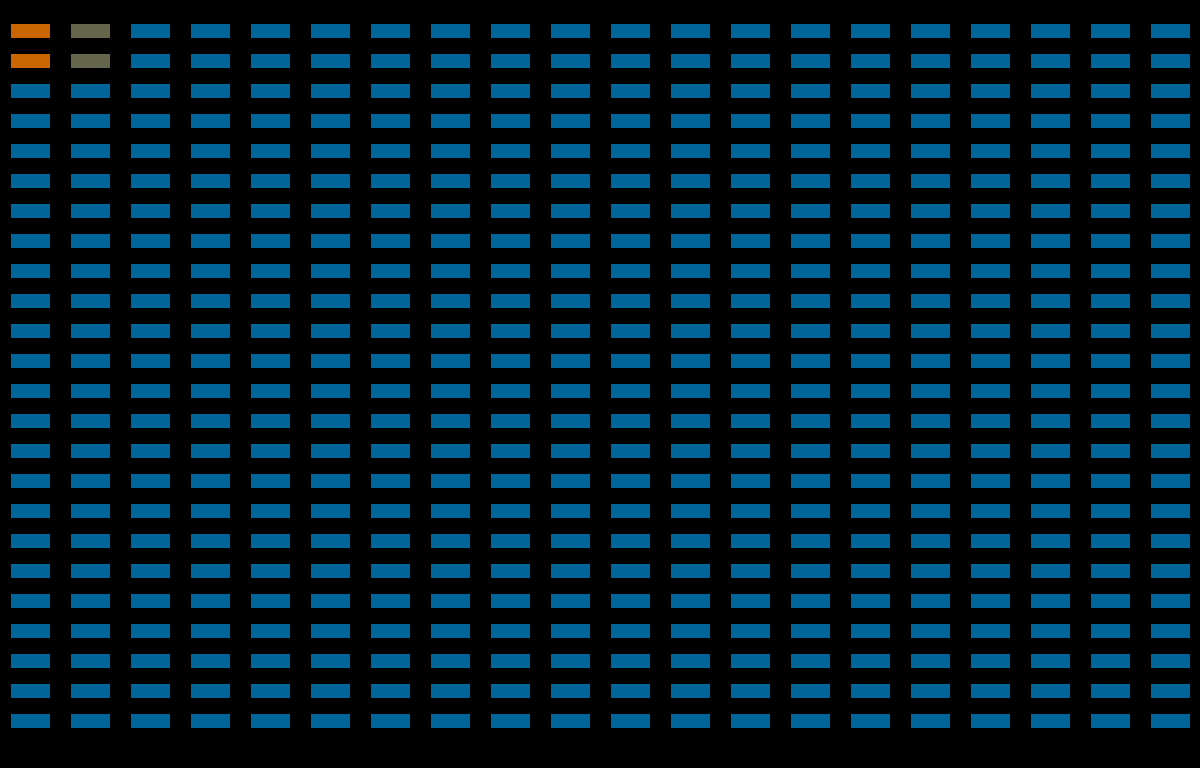
Frame 1 (no input)
Frame 60 (the mouse pressed at the canvas centre just before this capture): identical to frame 1, image omitted
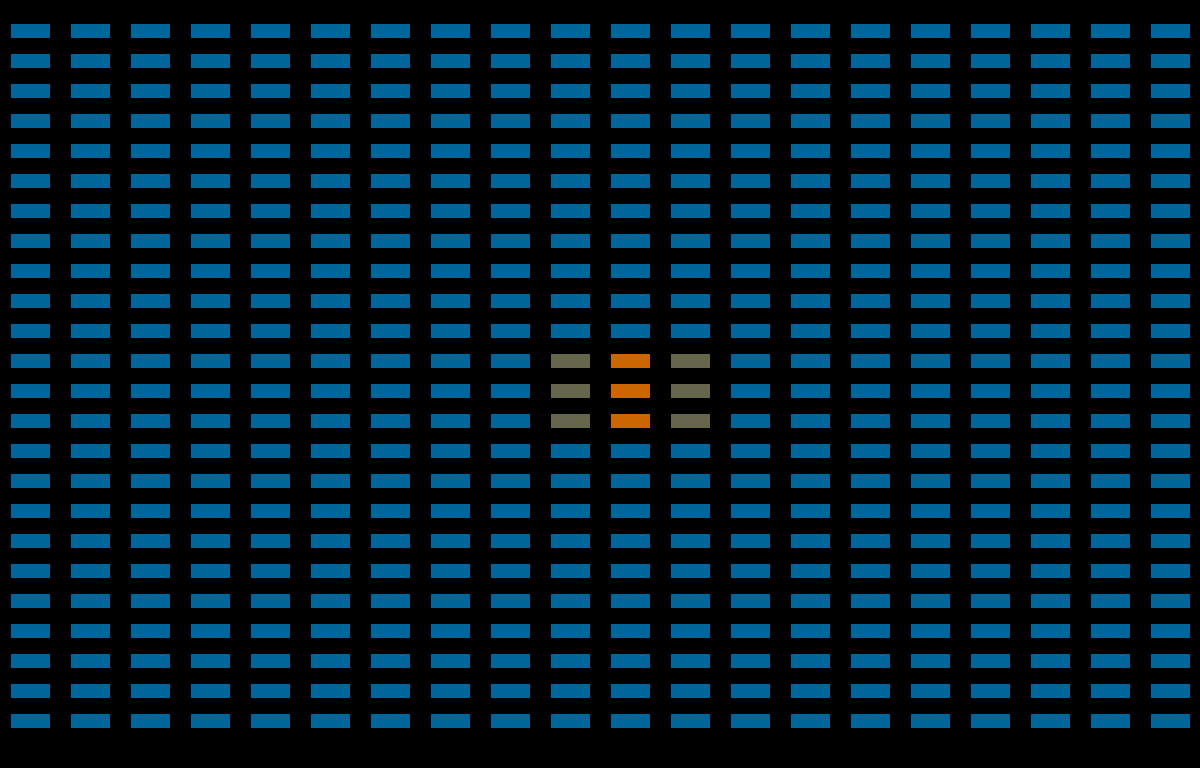
Frame 120 (the mouse held since frame 60 and released just before this capture)

The Processing sketch that drew these frames (run headless with seeded random() and noise(); from frame 60 on, the mouse is pressed at the canvas centre):

// Processing sketch: processing_20040
// ── processing_20040.pde

/**
 * Parameterize: Wave
 * from Form+Code in Design, Art, and Architecture 
 * by Casey Reas, Chandler McWilliams, and LUST
 * Princeton Architectural Press, 2010
 * ISBN 9781568989372
 * 
 * This code was written for Processing 1.2+
 * Get Processing at http://www.processing.org/download
 */

int brickWidth = 40;
int brickHeight = 15;
int cols = 20;
int rows = 24;
int columnOffset = 60;
int rowOffset = 30;
float rotationIncrement = 0.15;
PVector velocity;
PVector location;

void setup() {
  size(1200, 768);
 noCursor();
  background(255);
  smooth();
  noFill();
  stroke(0);
  // noLoop();

  location = new PVector(mouseX, mouseY);
}

void draw() {
 // filter(INVERT);
  background(0);
  //filter(INVERT);

  velocity = new PVector(mouseX - pmouseX, mouseY - pmouseY);
  location.add(velocity);
  translate(30, 30);
  for (int i=0; i<cols; i++) {
    pushMatrix();
    translate(i * columnOffset, 0);
    float r = random(-QUARTER_PI, QUARTER_PI);
    int dir = 1;
    for (int j=0; j<rows; j++) {
      pushMatrix();
      translate(0, rowOffset * j);
      //rotate(r);
      // check if mouse is movingj[
      print("," +i+ "," + mouseX);
      float m = map(mouseX, 0, 1200, 0, 20);
      float n = map(mouseY, 0, 768, 0, 24);
      color from = color(204, 102, 0);
      color to = color(0, 102, 153);
      if(abs(m-i) < 2 && abs(n-j) < 2)
      {
        //if (mouseX == pmouseX && mouseY == pmouseY) {
        // rotate(r);
        //}
        //else {

       // color interA = lerpColor(from, to, .33);
       float rate = map(abs(m-i), 0,2,0,1);
        color interB = lerpColor(from, to, rate);
        rotate(abs(m-i)*velocity.heading2D());
         fill(interB);
        


        //}
      }
      else{
       //color interA = lerpColor(to, from, .33);
        color interB = lerpColor(to, from, .66);
       fill(to);
       
      }

//directionalLight(204, 204, 204, .5, 0, -1);
//emissive(0, 26, 51);

     rect(-brickWidth/2, -brickHeight/2, brickWidth, brickHeight);
    // noStroke();
//lights();
//translate(58, 48, 0);
//sphere(28); 
//box(20);
      
      popMatrix();

      r += dir * rotationIncrement;
      if (r > QUARTER_PI || r < -QUARTER_PI) dir *= -1;
    }
    popMatrix();
  }
}
